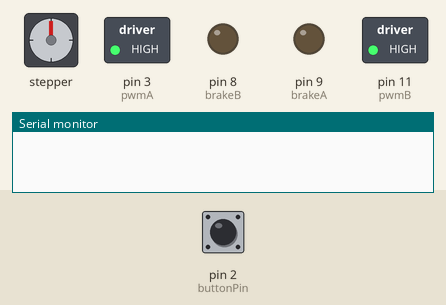
Simulated run of this sketch. Board: Arduino Uno, built with avr-gcc and run on an emulated ATmega328P. On the bench: stepper motor, switched loads named in the sketch (green lamp = pin HIGH), output pins drawn as LEDs (lit = HIGH), the last lines printed to the serial monitor. Inputs (shaded band) come from the test bench; at power-on: pin 2 (buttonPin) HIGH. Stepper angles assume 200 steps per turn.

Above: at 1.2 s.
1.3 s: pin 2 (buttonPin) pulled LOW for 0.15 s
At 1.5 s:
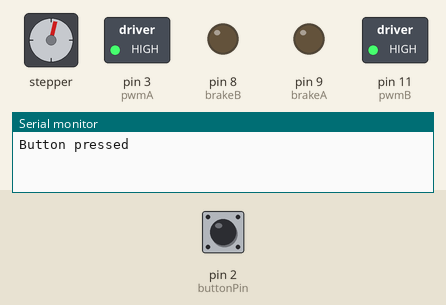
4.4 s: pin 2 (buttonPin) pulled LOW for 1 s
At 6.1 s:
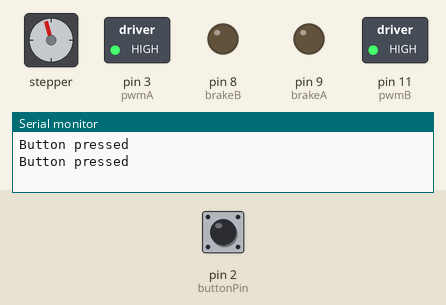
7.9 s: pin 2 (buttonPin) pulled LOW for 3.2 s
At 8.35 s:
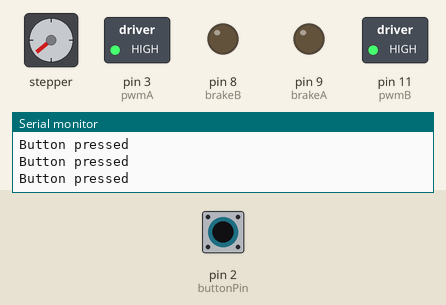
Timing chart, 0 to 11.4 s (numbered marks = the images above; inputs shaded):
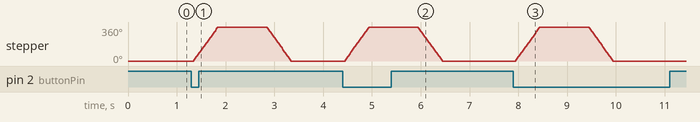

Measured:
- after the input at 1.3 s, stepper: turns 360° clockwise in 0.48 s, then 360° counter-clockwise in 0.48 s
- after the input at 4.4 s, stepper: turns 360° clockwise in 0.48 s, then 360° counter-clockwise in 0.48 s
- after the input at 7.9 s, stepper: turns 360° clockwise in 0.48 s, then 360° counter-clockwise in 0.48 s

The sketch:

flolis_arduino_project.ino
```cpp
#include <Bounce2.h>
#include <Stepper.h>

const int buttonPin = 2;
Bounce b = Bounce();

// Define number of steps per revolution:
const int stepsPerRevolution = 200;

// Give the motor control pins names:
#define pwmA 3
#define pwmB 11
#define brakeA 9
#define brakeB 8
#define dirA 12
#define dirB 13


// Initialize the stepper library on the motor shield:
Stepper myStepper = Stepper(stepsPerRevolution, dirA, dirB);

void setup() {
  b.attach(buttonPin, INPUT_PULLUP);
  b.interval(50);
  Serial.begin(9600);

  // Set the PWM and brake pins so that the direction pins can be used to control the motor:
  pinMode(pwmA, OUTPUT);
  pinMode(pwmB, OUTPUT);
  pinMode(brakeA, OUTPUT);
  pinMode(brakeB, OUTPUT);

  digitalWrite(pwmA, HIGH);
  digitalWrite(pwmB, HIGH);
  digitalWrite(brakeA, LOW);
  digitalWrite(brakeB, LOW);

  // Set the motor speed (RPMs):
  myStepper.setSpeed(120);


}

void loop() {
  b.update();

  if(b.fell())
  {
    Serial.println("Button pressed");
    myStepper.step(200);
    delay(1000);
    myStepper.step(-200);
  }
}
```
